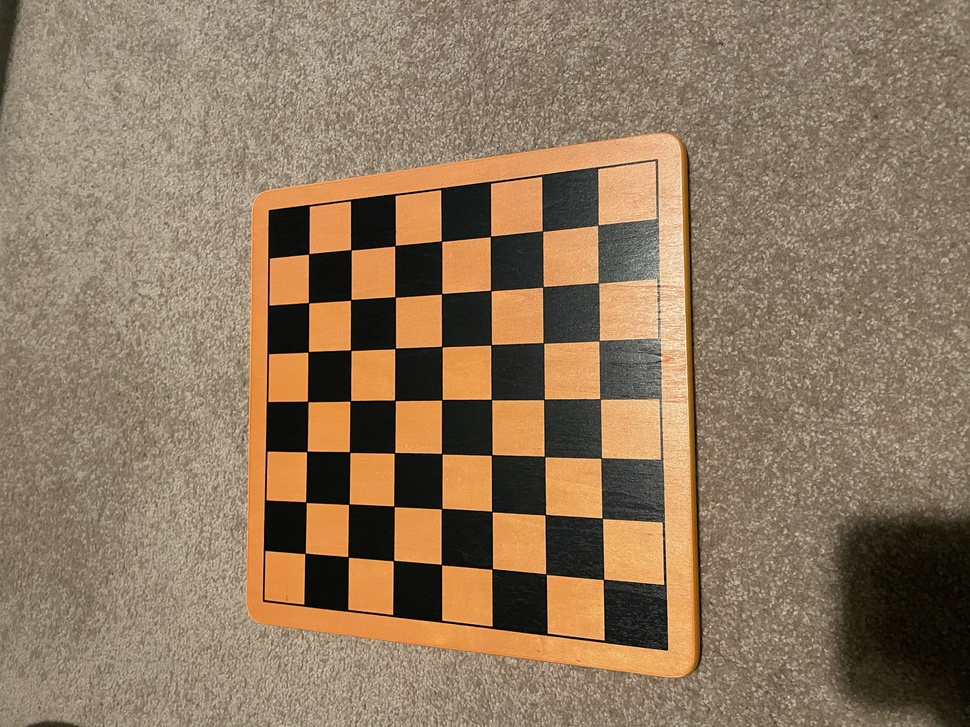
%> input picture image3.jpeg, 970 x 727 px, shrunk from 4032 x 3024 before the run
$ octave chess_board_hough_real_board.m   (GNU Octave 9; MATLAB toolbox functions it lacks are replaced by stand-ins)
%> lines starting %> are read from the running program, lines starting %| are printed output that depends on the picture; in (x1, y1, x2, y2) boxes, pixels count from 0 and x2, y2 are one past the last pixel; in counts of white or black regions, pixels touching at a corner belong together; the program's own positions count from 1
% Author: Ashan Abey
% Date: 10/9/2020
% Tutorial 3 Activity 4
clear;
clc;
clf;
clf reset;

im = rgb2gray(imread('image3.jpeg'));
imshow(im);
figure;

%h = fspecial('gaussian',5);
im = imgaussfilt(im, 4);
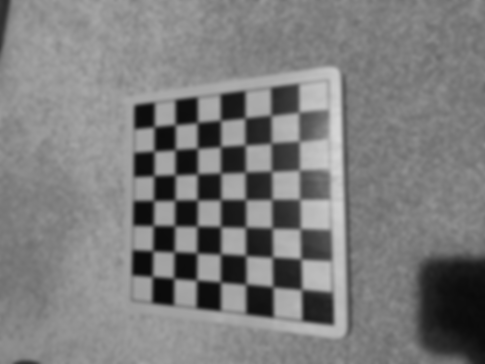
%> im: size 727x970 uint8 (shown at 1/2 size); min 10, max 215, mean 123.9

se  = strel('disk',10,0);
im = imclose(im, se);
% [24 lines of commented-out code are left out]

canny_thresh = [0.45 0.6];
canny_sigma = 2;
BWcanny = edge(im,'canny', canny_thresh, canny_sigma);
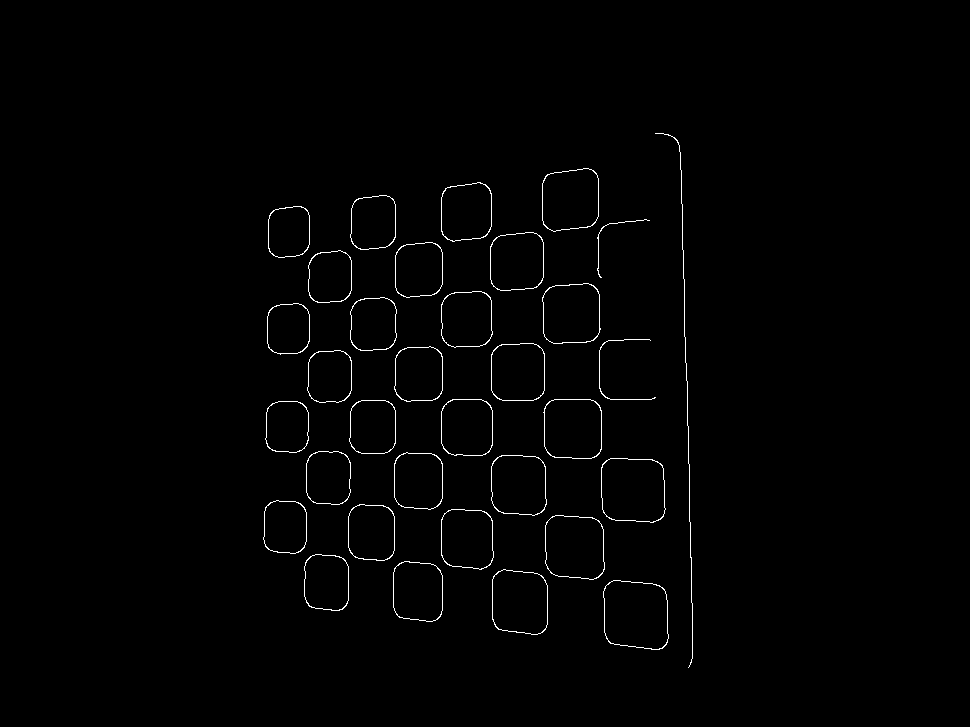
%> BWcanny: size 727x970 logical; 0.95% white in thin lines or dots, all inside (x1, y1, x2, y2) = (263, 133, 693, 668)
%BWcanny = edge(im, 'canny');
%subplot(4,1,2);
% figure;
imshow(BWcanny);

se  = strel('disk',3,0);
imbwdilate = imdilate(BWcanny, se);
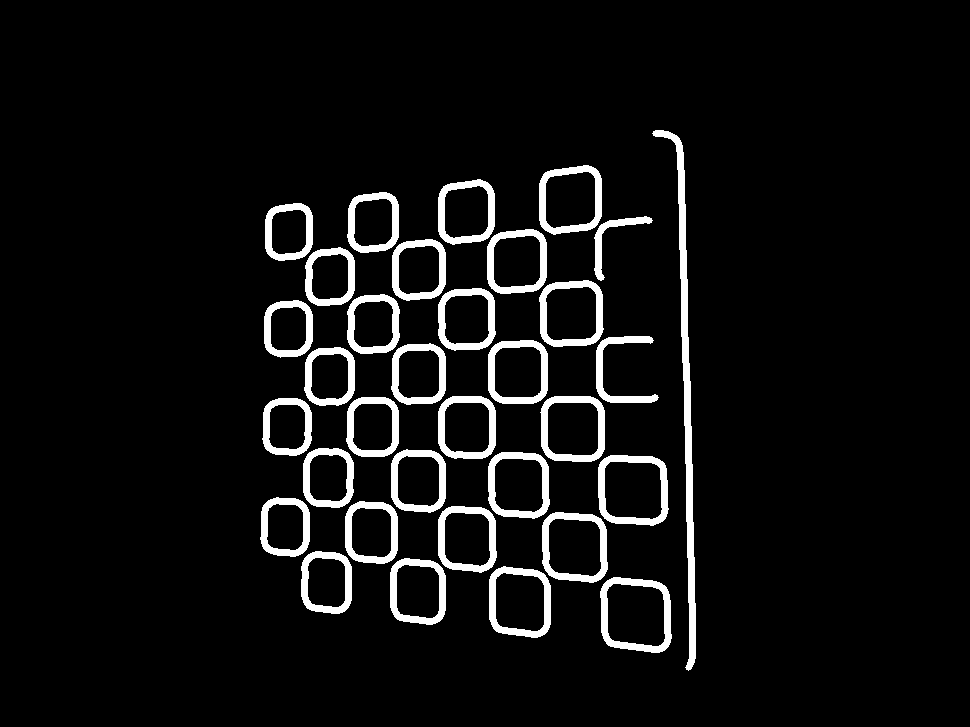
%> imbwdilate: size 727x970 logical; 6.3% white; 33 white regions, largest, box (x1, y1, x2, y2) and area: (652, 130, 696, 671) 3883, (600, 577, 672, 653) 1621, (598, 455, 669, 526) 1568
se  = strel('disk',10,0);
imerode1 = imerode(imbwdilate, se);
%> imerode1: size 727x970 logical; every value is 0
%subplot(4,1,3);
%imshow(imerode1);


se  = strel('disk',12,0);
im = imdilate(BWcanny, se);
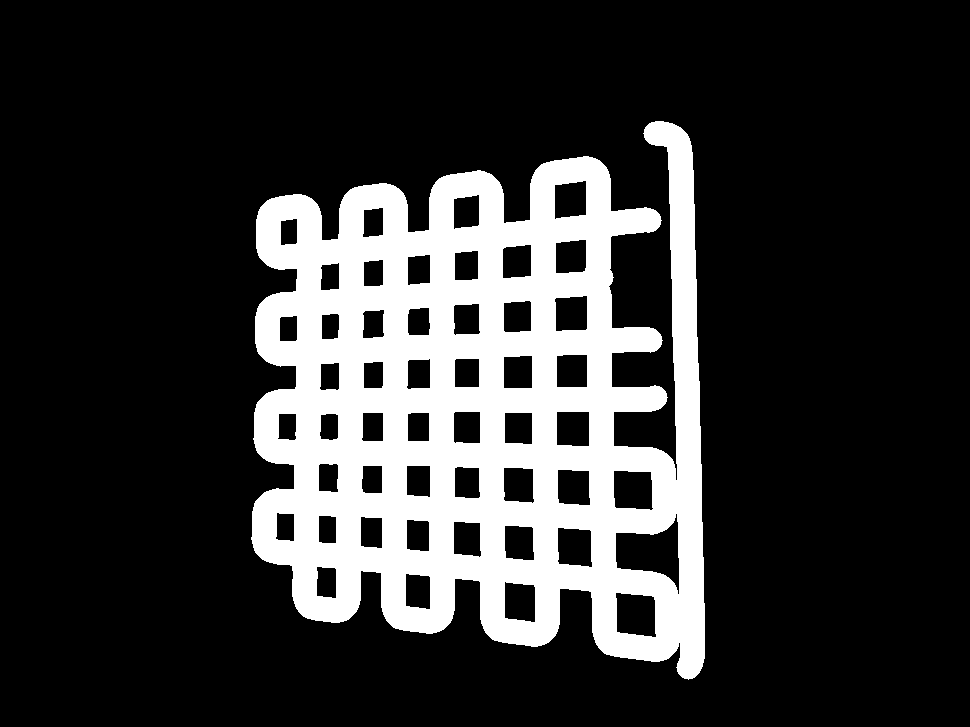
%> im: size 727x970 logical; 20.2% white; 1 white region, box (x1, y1, x2, y2) and area: (251, 121, 705, 680) 142505
% subplot(4,1,1);
% imshow(im);
se  = strel('disk',14,0);
im = imerode(im, se);
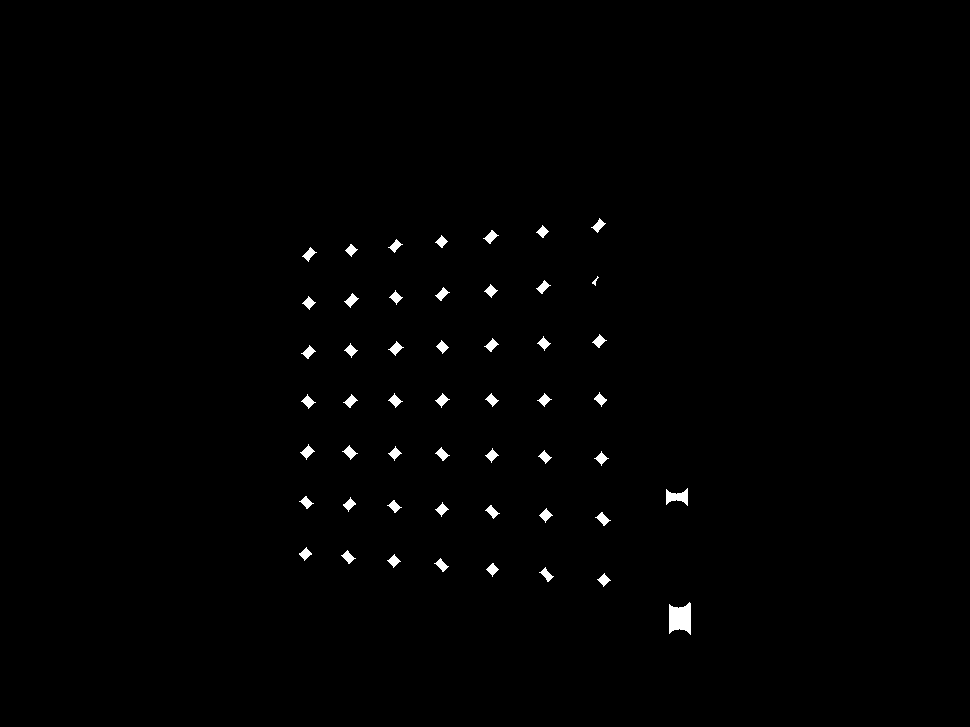
%> im: size 727x970 logical; 0.73% white; 51 white regions, largest, box (x1, y1, x2, y2) and area: (669, 602, 691, 635) 558, (666, 488, 688, 506) 228, (388, 341, 404, 356) 100
% subplot(4,1,2);
% imshow(im);


se  = strel('disk',12,0);
im = imerode(im, se);
% [6 lines of commented-out code are left out]

STATS = regionprops(im, 'Area', 'Centroid');
%> STATS = 0 regions
centroids = cat(1,STATS.Centroid);
%> centroids = []

[H, theta, rho] = hough(BWcanny);
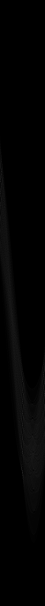
%> H: size 2423x180 double (shown at 1/4 size); min 0, max 200, mean 2.8
%> theta = 180 values from -90 to 89; rho = 2423 values from -1211 to 1211

% figure
% imshow(imadjust(rescale(H)),[],...
%        'XData',theta,...
%        'YData',rho,...
%        'InitialMagnification','fit');
% xlabel('\theta (degrees)');
% ylabel('\rho');
% axis on;
% axis normal;
% hold on;
% colormap(gca,hot);

P = houghpeaks(H,50);
%> P = 16 rows, first 12: [1805 90; 1654 91; 1607 91; 688 6; 1892 90; 1703 91; 1574 179; 1498 175; 1536 177; 727 4; 1527 92; 813 1]

x = theta(P(:,2));
%> x = [-1 0 0 -85 -1 0 88 84 86 -87 1 -90 -83 0 -1 -89]
y = rho(P(:,1));
%> y = [593 442 395 -524 680 491 362 286 324 -485 315 -399 -564 351 537 -446]
% plot(x,y,'s','color','black');

lines = houghlines(BWcanny,theta,rho,P,'MinLength',4, 'FillGap', 500);
%> lines = 16 lines; longest, point1 to point2 (x, y): (597, 174) to (605, 633), (269, 550) to (692, 587), (443, 194) to (443, 611), (277, 501) to (691, 523), (276, 452) to (689, 459), (684, 278) to (276, 307)


figure, imshow(BWcanny), hold on
max_len = 0;
for k = 1:length(lines)
   xy = [lines(k).point1; lines(k).point2];
   plot(xy(:,1),xy(:,2),'LineWidth',2,'Color','green');

   % Plot beginnings and ends of lines
   plot(xy(1,1),xy(1,2),'x','LineWidth',2,'Color','yellow');
   plot(xy(2,1),xy(2,2),'x','LineWidth',2,'Color','red');

   % Determine the endpoints of the longest line segment
   len = norm(lines(k).point1 - lines(k).point2);
   if ( len > max_len)
      max_len = len;
      xy_long = xy;
   end
end
%> this loop made 16 passes
%> (len, max_len, xy_long) on pass 1: (459.1, 459.1, [597 174; 605 633])
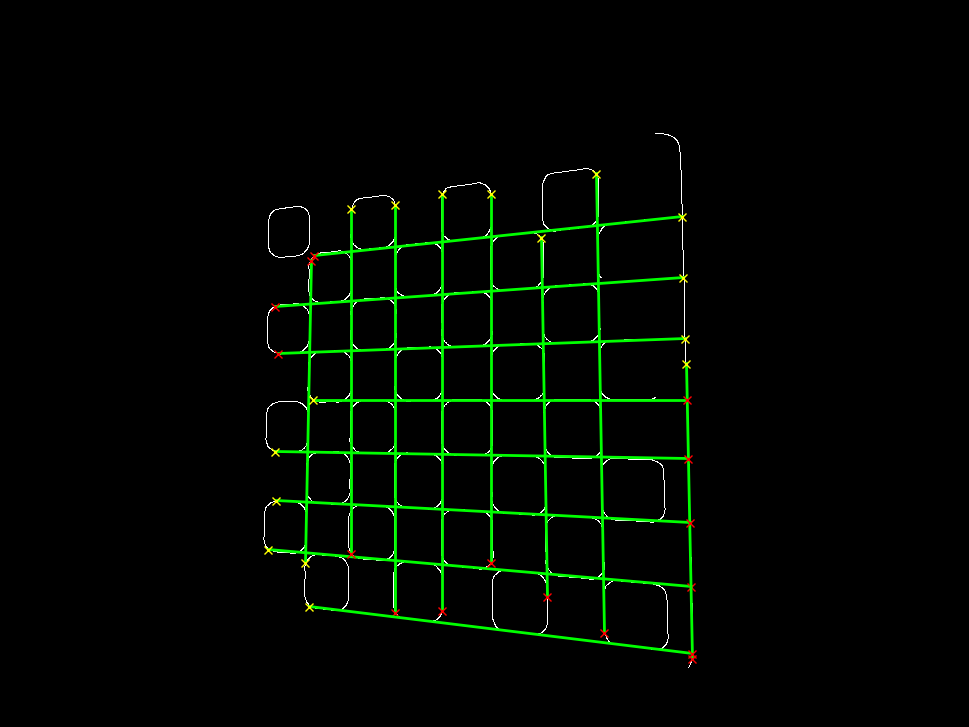
%> figure redrawn from the program's plot data
% [10 lines of commented-out code are left out]

$ run again, with image4.jpeg copied over image3.jpeg
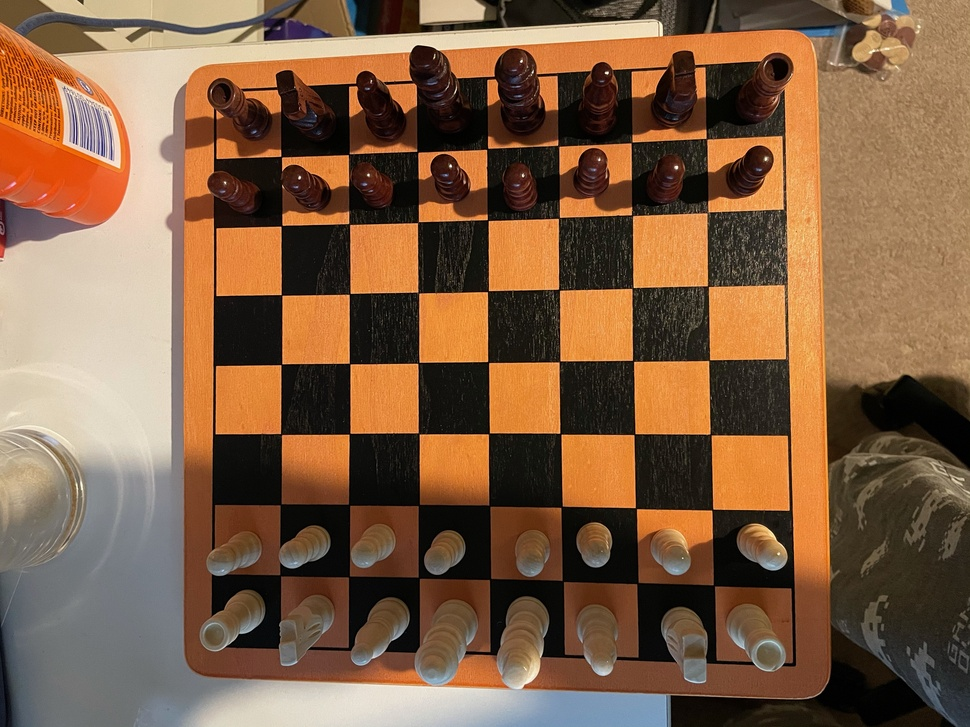
%> input picture image4.jpeg, 970 x 727 px, shrunk from 4032 x 3024 before the run
%> `BWcanny = edge(im,'canny', canny_thresh, canny_sigma);`:
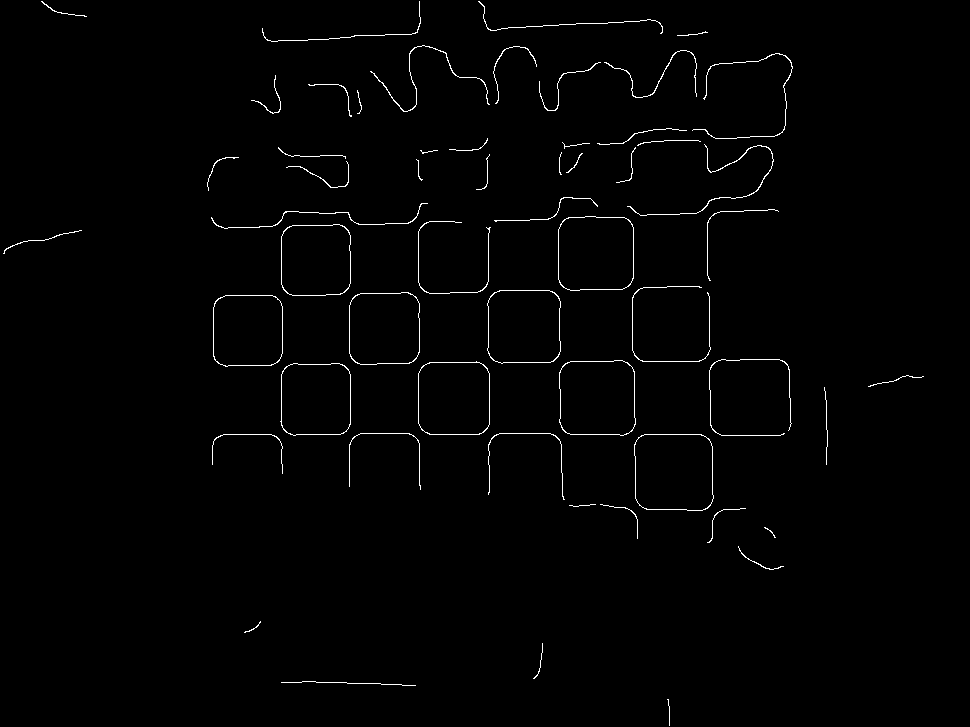
%> BWcanny: size 727x970 logical; 1.1% white in thin lines or dots
%> imbwdilate: size 727x970 logical; 7.3% white; 46 white regions, largest, box (x1, y1, x2, y2) and area: (613, 137, 777, 219) 2804, (594, 50, 796, 148) 2689, (367, 42, 540, 115) 2396
%> imerode1: size 727x970 logical; every value is 0
%> STATS = 0 regions
%> centroids = []
%> theta = 180 values from -90 to 89; rho = 2423 values from -1211 to 1211
%> P = [778 1; 1449 179; 1915 90; 1266 178; 1511 180; 1765 90; 1630 91; 1582 180]
%> x = [-90 88 -1 87 89 -1 0 89]
%> y = [-434 237 703 54 299 553 418 370]
%> lines = 8 lines; point1 to point2 (x, y): (764, 211) to (60, 236), (224, 435) to (828, 435), (705, 33) to (713, 539), (705, 359) to (228, 367), (555, 26) to (563, 497), (419, 27) to (419, 443), (663, 288) to (261, 296), (642, 21) to (279, 41)
%> the loop `for k = 1:length(lines)` made 8 passes
%> (len, max_len, xy_long) on passes 1 to 2: (604, 604, [224 435; 828 435]), (704.4, 704.4, [764 211; 60 236])
%> after the loop `for k = 1:length(lines)`:
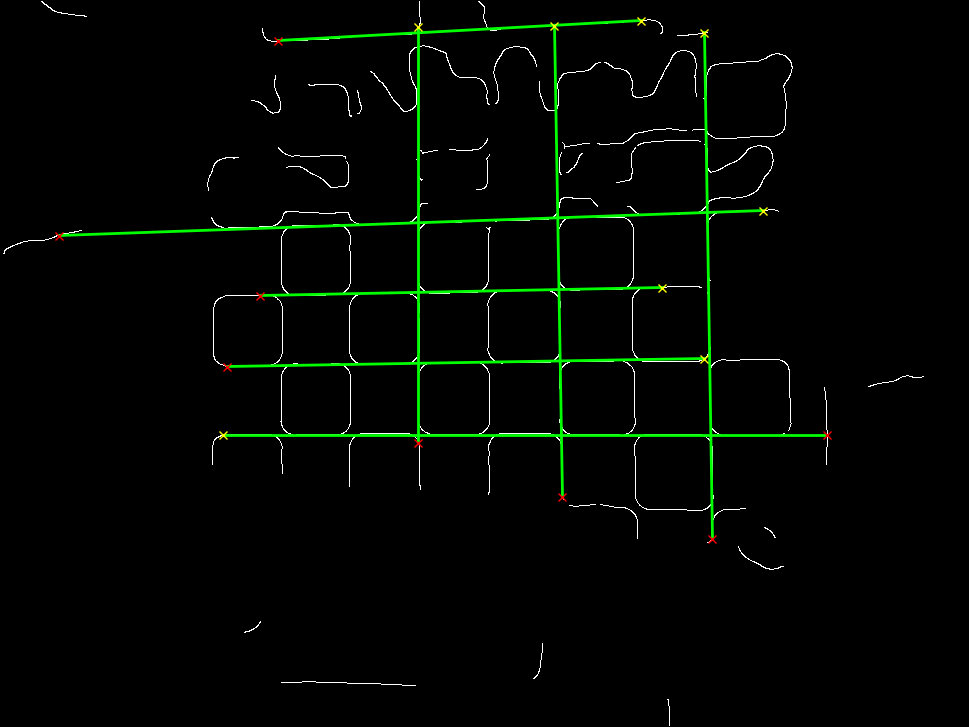
%> figure redrawn from the program's plot data

$ run again, with Test_chess_board_carpet.jpeg copied over image3.jpeg
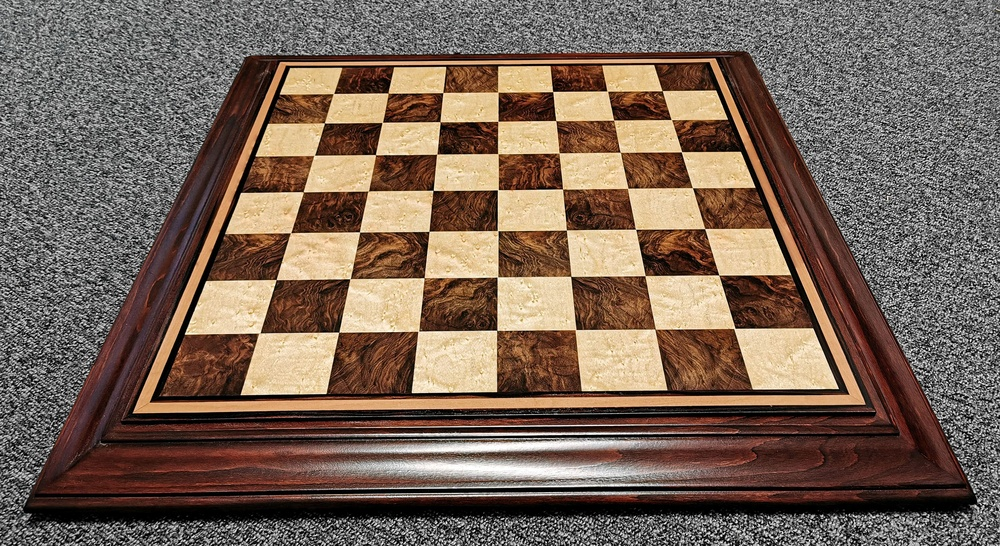
%> input picture Test_chess_board_carpet.jpeg, 1000 x 546 px, shrunk from 3616 x 1975 before the run
%> `BWcanny = edge(im,'canny', canny_thresh, canny_sigma);`:
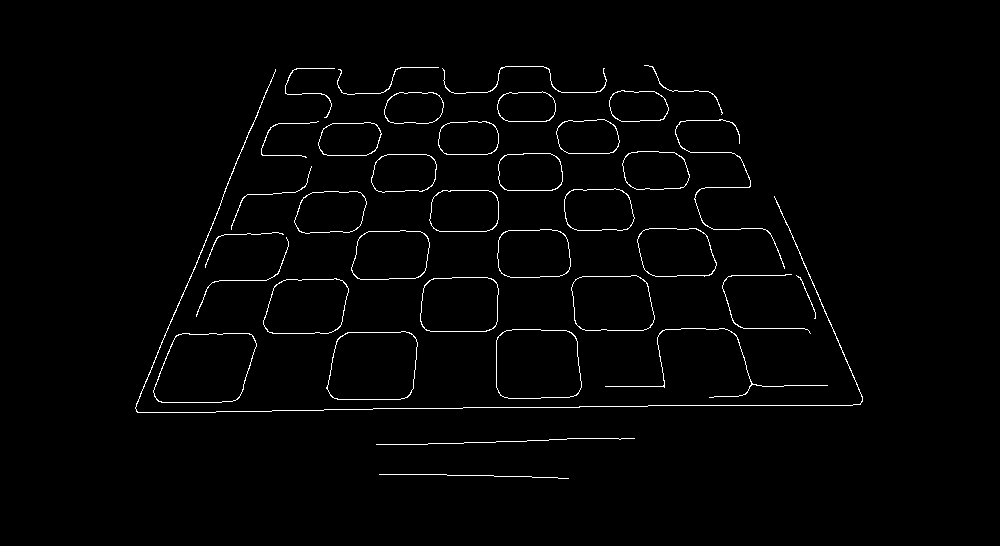
%> BWcanny: size 546x1000 logical; 1.6% white in thin lines or dots, all inside (x1, y1, x2, y2) = (135, 65, 863, 479)
%> imbwdilate: size 546x1000 logical; 10.3% white; 27 white regions, largest, box (x1, y1, x2, y2) and area: (132, 66, 866, 416) 9066, (634, 62, 819, 337) 6659, (282, 63, 610, 121) 3573
%> imerode1: size 546x1000 logical; every value is 0
%> STATS = 0 regions
%> centroids = []
%> theta = 180 values from -90 to 89; rho = 2277 values from -1138 to 1138
%> P = [1554 180; 1422 114; 1766 67; 1477 180]
%> x = [89 23 -24 89]
%> y = [415 283 627 338]
%> lines = 4 lines; point1 to point2 (x, y): (863, 401) to (205, 413), (831, 325) to (179, 336), (136, 408) to (221, 206), (775, 197) to (860, 390)
%> the loop `for k = 1:length(lines)` made 4 passes
%> (len, max_len, xy_long) on pass 1: (658.1, 658.1, [863 401; 205 413])
%> after the loop `for k = 1:length(lines)`:
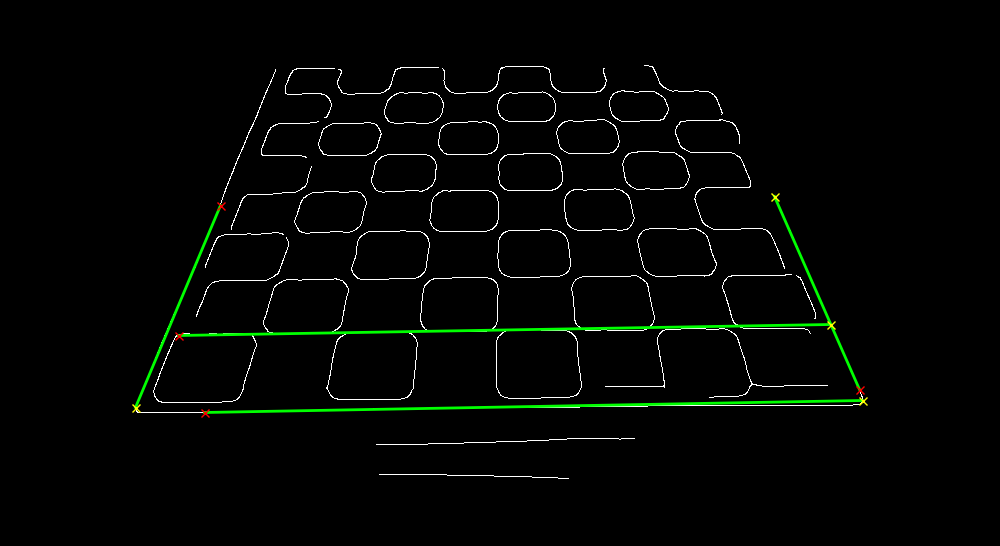
%> figure redrawn from the program's plot data
